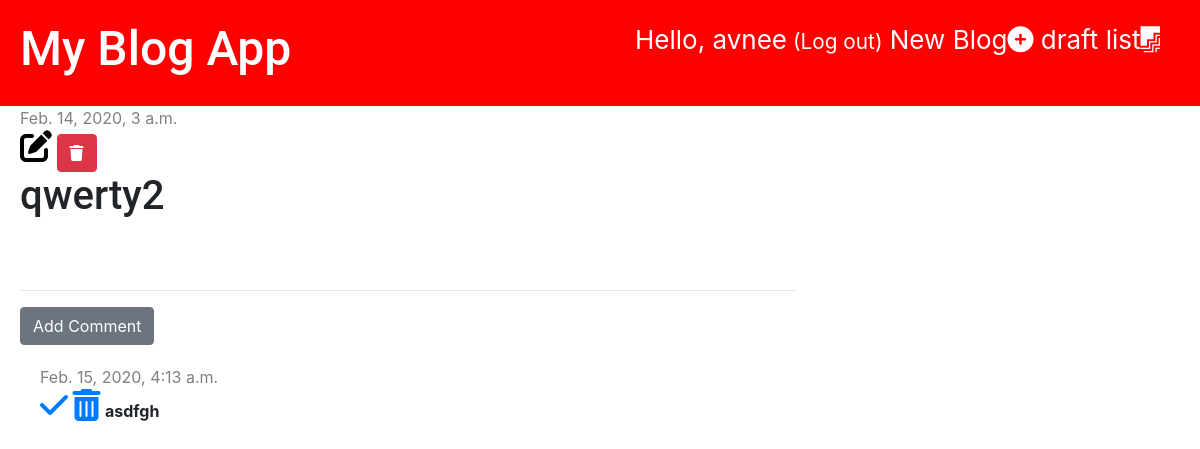
Screenshot of /post/3 (signed in) with the database file from the repository.
### my_site/models.py (models this page shows, shortened)
class Post(models.Model):
    author= models.ForeignKey('auth.User', on_delete=models.CASCADE)
    title=models.CharField(max_length=200)
    text=models.TextField()
    created_date=models.DateTimeField(default=timezone.now)
    published_date= models.DateTimeField(blank=True, null=True)

class Comment(models.Model):
    post = models.ForeignKey('my_site.Post',on_delete=models.CASCADE,related_name='comments')
    author = models.CharField(max_length=200)
    text= models.TextField()
    created_date = models.DateTimeField(default=timezone.now)
    approved = models.BooleanField(default=False)

### my_site/views.py (the view)
# urls.py: path('post/<int:pk>',views.post_detail,name='post_detail'),
def post_detail(request,pk):
    post=get_object_or_404(Post, pk=pk)
    stuff_for_frontend = {'post': post}
    return render(request,'my_site/post_detail.html',stuff_for_frontend)

### my_site/templatetags/markdownify.py (called while the page is built)
@register.filter
def markdown(value):
    renderer = HighlightRenderer()
    markdown = mistune.Markdown(renderer=renderer)
    return markdown(value)

### templates/my_site/post_detail.html (shortened to what this page needs)
{% extends 'base.html' %}
{% load markdownify %}
{% block content %}
    <div class="post">
        {% if post.published_date %}
            <div class="date">
                {{ post.published_date }}
            </div>
        {% else %}
            <a href="{% url 'post_publish' pk=post.pk %}" class="btn btn-primary">Publish</a>
        {% endif %}
        {% if user.is_authenticated %}
            <a href="{% url 'post_edit' pk=post.pk %}"><i class="fas fa-edit fa-2x" style="color: #000000"></i></a>
        {% endif %}
        <a href="{% url 'post_delete' pk=post.pk %}" class="btn btn-danger"
           onclick="return confirm('Are u sure u want to delete this post')">
            <i class="fas fa-trash"></i>
        </a>
        <h1>{{ post.title }}</h1>
    </div>
    <hr>
    <a href="{% url 'add_comment' pk=post.pk %}" class="btn btn-secondary">Add Comment</a>
    {% for comment in post.comments.all %}
        {% if user.is_authenticated or comment.approved %}
            <div class="comment">
                <div class="date">
                    {{ comment.created_date }}
                </div>
                {% if not comment.approved and user.is_superuser %}
                    <a href="{% url 'approve_comment' pk=comment.pk %}"><i class="fas fa-check fa-2x"></i></a>
                    <a href="{% url 'remove_comment' pk=comment.pk %}"><i class="fas fa-trash-alt fa-2x"></i></a>
                {% endif %}
                <strong>{{ comment.author }}</strong>
            </div>
        {% endif %}
    {% empty %}
        <p>No Comments yet...</p>
    {% endfor %}
{% endblock %}

### templates/base.html (shortened to what this page needs)
<!DOCTYPE html>
{% load static %}
<html lang="en">
<head>
    <link rel="stylesheet" href="{% static 'css/blog.css' %}">
    <link rel="stylesheet" href="https://stackpath.bootstrapcdn.com/bootstrap/4.4.1/css/bootstrap.min.css">
    <link rel="stylesheet" href="{% static 'css/zenburn.css' %}"></link>
</head>
<body>
<div class="page-header">
    {% if user.is_authenticated %}
        <div class="top-menu">
            <a>Hello, {{ user.username }}<small><a href="{% url 'logout' %}"> (Log out)</a></small></a>
            <a href="{% url 'post_new' %}">New Blog<i class="fas fa-plus-circle"></i></a>
            <a href="{% url 'post_draft' %}">draft list<i class="fab fa-firstdraft"></i></a>
        </div>
    {% else %}
        <a href="{% url 'login' %}" class="top-menu"><i class="fas fa-sign-in-alt fa-2x"></i></a>
    {% endif %}
    <h1><a href="{% url "post_list" %}" class="">My Blog App</a></h1>
</div>
<div class="content-container">
    <div class="row">
        <div class="col-md-8">
            {% block content %}
            {% endblock %}
        </div>
    </div>
</div>
</body>
</html>

### static/css/blog.css (style rules this page uses)
.page-header { background-color: #ff0000; margin-top: 0; padding: 20px 20px 20px 20px; }
.page-header h1, .page-header h1 a { color: #ffffff; font-size: 36pt; text-decoration: none; }
.content-container { margin-left: 20px; }
h1,h2,h3 { font-family: 'Roboto', 'inherit', 'Droid Sans', serif; font-size: 48px; }
.date { color: gray; }
.post { margin-bottom: 70px; }
.top-menu { color: white; float: right; font-size: 26px; margin-right: 20px; }
.top-menu a,.top-menu a:hover { color: white; }
.comment { margin: 20px 0px 20px 20px; }

### rows the page displays
Post: published_date "Feb. 14, 2020, 3 a.m.", title "qwerty2"
Comment: created_date "Feb. 15, 2020, 4:13 a.m.", approved False (drawn), author "asdfgh"

### other values shown
{{ user.username }} "avnee"
